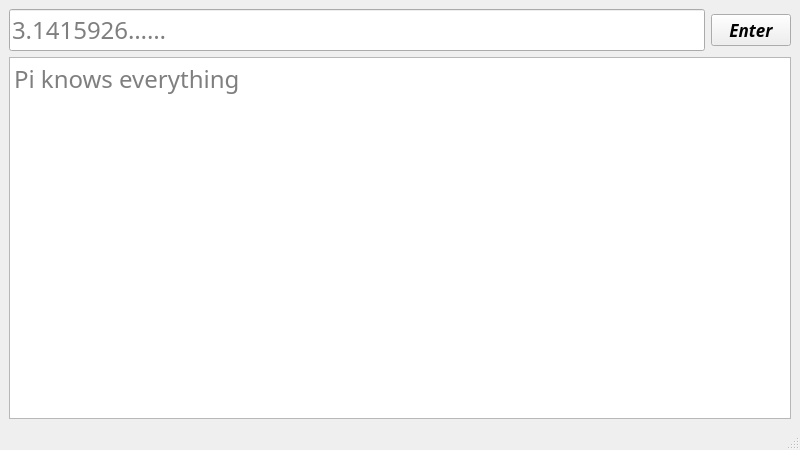
<?xml version="1.0" encoding="UTF-8"?>
<ui version="4.0">
 <class>MainWindow</class>
 <widget class="QMainWindow" name="MainWindow">
  <property name="geometry">
   <rect>
    <x>0</x>
    <y>0</y>
    <width>800</width>
    <height>450</height>
   </rect>
  </property>
  <property name="windowTitle">
   <string>Picode</string>
  </property>
  <widget class="QWidget" name="centralwidget">
   <layout class="QHBoxLayout" name="horizontalLayout_2">
    <item>
     <layout class="QVBoxLayout" name="verticalLayout">
      <item>
       <layout class="QHBoxLayout" name="horizontalLayout">
        <item>
         <widget class="QLineEdit" name="textEdit">
          <property name="font">
           <font>
            <family>微软雅黑</family>
            <pointsize>18</pointsize>
            <weight>50</weight>
            <bold>false</bold>
           </font>
          </property>
          <property name="placeholderText">
           <string>3.1415926……</string>
          </property>
         </widget>
        </item>
        <item>
         <widget class="QPushButton" name="pushButton">
          <property name="font">
           <font>
            <family>黑体</family>
            <pointsize>13</pointsize>
            <weight>75</weight>
            <italic>true</italic>
            <bold>true</bold>
           </font>
          </property>
          <property name="text">
           <string>Enter</string>
          </property>
         </widget>
        </item>
       </layout>
      </item>
      <item>
       <widget class="QTextBrowser" name="textBrowser">
        <property name="font">
         <font>
          <family>微软雅黑</family>
          <pointsize>18</pointsize>
         </font>
        </property>
        <property name="html">
         <string>&lt;!DOCTYPE HTML PUBLIC &quot;-//W3C//DTD HTML 4.0//EN&quot; &quot;http://www.w3.org/TR/REC-html40/strict.dtd&quot;&gt;
&lt;html&gt;&lt;head&gt;&lt;meta name=&quot;qrichtext&quot; content=&quot;1&quot; /&gt;&lt;style type=&quot;text/css&quot;&gt;
p, li { white-space: pre-wrap; }
&lt;/style&gt;&lt;/head&gt;&lt;body style=&quot; font-family:'微软雅黑'; font-size:18pt; font-weight:400; font-style:normal;&quot;&gt;
&lt;p style=&quot;-qt-paragraph-type:empty; margin-top:0px; margin-bottom:0px; margin-left:0px; margin-right:0px; -qt-block-indent:0; text-indent:0px; font-family:'SimSun'; font-size:9pt;&quot;&gt;&lt;br /&gt;&lt;/p&gt;&lt;/body&gt;&lt;/html&gt;</string>
        </property>
        <property name="placeholderText">
         <string>Pi knows everything</string>
        </property>
       </widget>
      </item>
     </layout>
    </item>
   </layout>
  </widget>
  <widget class="QMenuBar" name="menubar">
   <property name="geometry">
    <rect>
     <x>0</x>
     <y>0</y>
     <width>425</width>
     <height>22</height>
    </rect>
   </property>
  </widget>
  <widget class="QStatusBar" name="statusbar"/>
 </widget>
 <resources/>
 <connections/>
</ui>
